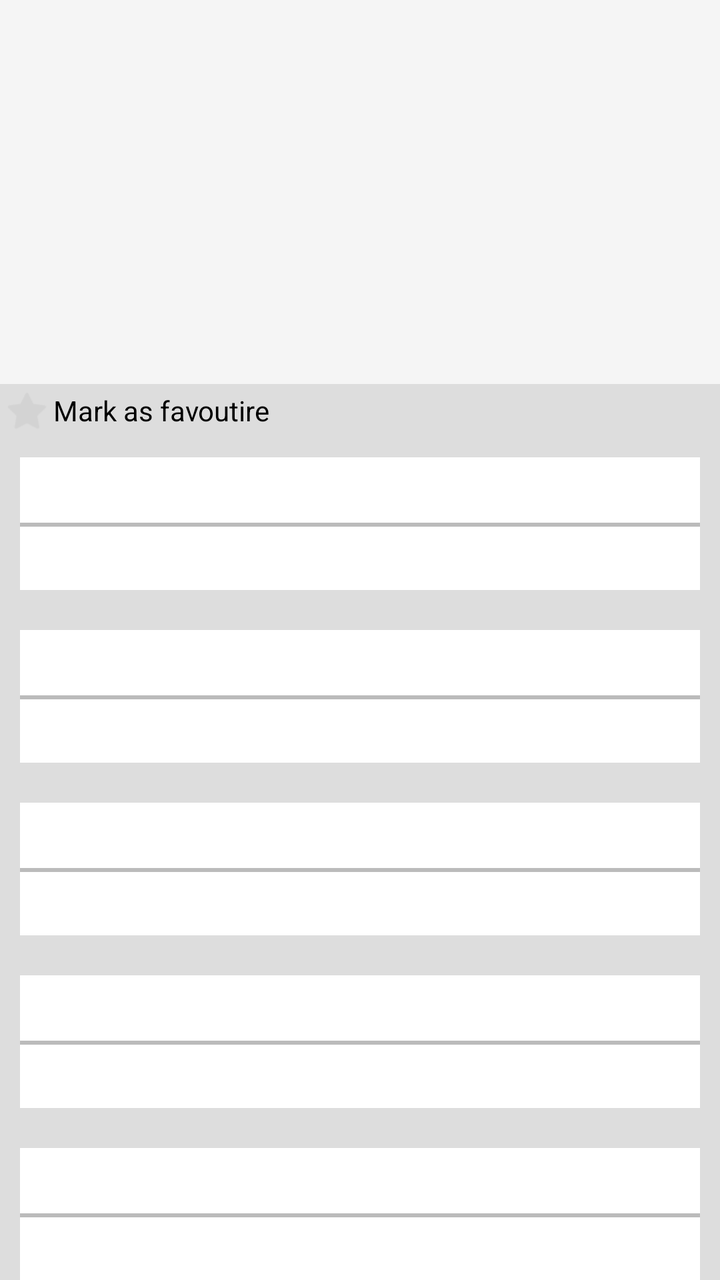
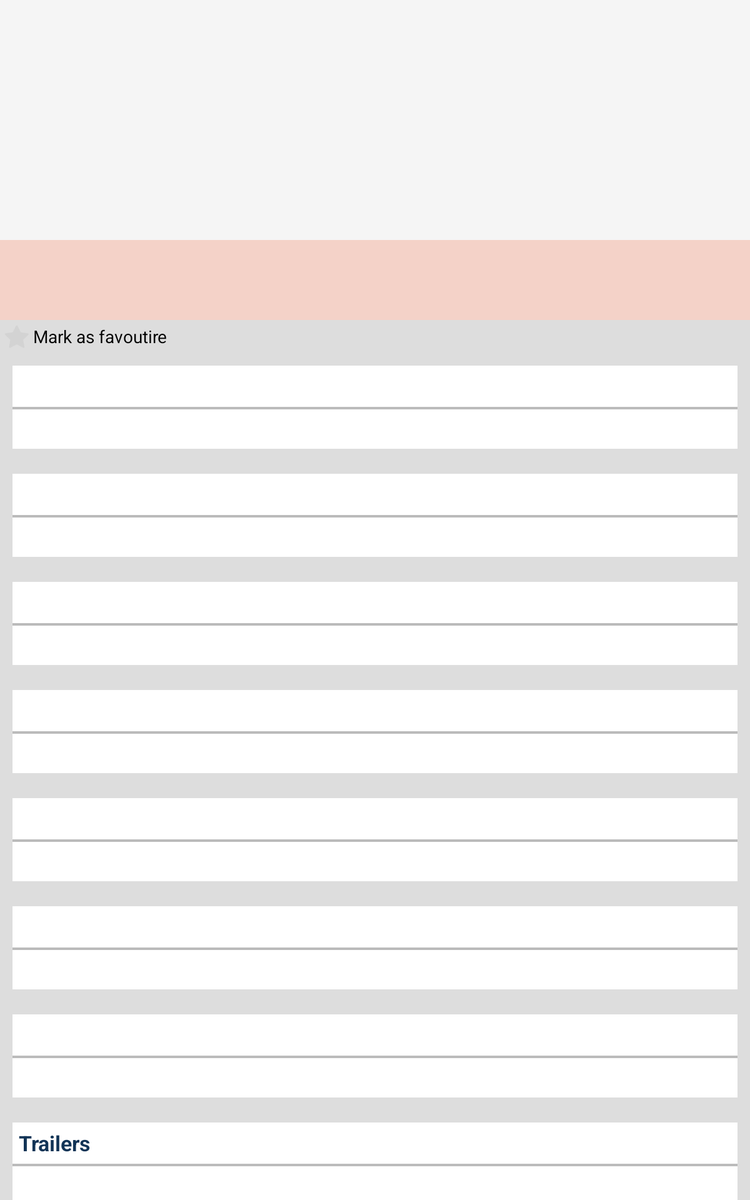

First picture: res/layout/ on a phone held upright. Second picture: the repository's own variant of that layout, on a device whose configuration matches the variant's folder. Source for both follows.
<!-- AndroidManifest.xml: application theme AppTheme -->
<!-- res/layout/fragment_details.xml -->
<android.support.design.widget.CoordinatorLayout xmlns:android="http://schemas.android.com/apk/res/android"
    xmlns:app="http://schemas.android.com/apk/res-auto"
    android:layout_width="match_parent"
    android:layout_height="match_parent"
    android:fitsSystemWindows="true">

    <android.support.design.widget.AppBarLayout
        android:id="@+id/appbar"
        android:layout_width="match_parent"
        android:layout_height="wrap_content"
        android:fitsSystemWindows="true"
        android:theme="@style/ThemeOverlay.AppCompat.Dark.ActionBar">

        <android.support.design.widget.CollapsingToolbarLayout
            android:id="@+id/collapsing_toolbar"
            android:layout_width="match_parent"
            android:layout_height="@dimen/collapse_toolbar_height"
            android:fitsSystemWindows="true"
            app:contentScrim="?attr/colorPrimary"
            app:expandedTitleMarginBottom="@dimen/expand_title_btm_margin"
            app:expandedTitleMarginEnd="@dimen/expand_title_end_margin"
            app:expandedTitleMarginStart="@dimen/expand_title_start_margin"
            app:layout_scrollFlags="scroll|exitUntilCollapsed">

            <ImageView
                android:id="@+id/header"
                android:layout_width="match_parent"
                android:layout_height="wrap_content"
                android:background="@drawable/no_poster"
                android:fitsSystemWindows="true"
                android:scaleType="fitXY"
                app:layout_collapseMode="parallax" />

            <android.support.v7.widget.Toolbar
                android:id="@+id/anim_toolbar"
                android:layout_width="match_parent"
                android:layout_height="?attr/actionBarSize"
                app:layout_collapseMode="pin"
                app:popupTheme="@style/ThemeOverlay.AppCompat.Light" />

        </android.support.design.widget.CollapsingToolbarLayout>

    </android.support.design.widget.AppBarLayout>

    <android.support.v4.widget.NestedScrollView
        android:layout_width="match_parent"
        android:layout_height="match_parent"
        android:background="@color/details_recycler_bg"
        app:layout_behavior="@string/appbar_scrolling_view_behavior">

        <LinearLayout
            android:layout_width="match_parent"
            android:layout_height="fill_parent"
            android:orientation="vertical">

            <CheckBox
                android:id="@+id/isFavoriteCheckBox"
                android:layout_width="wrap_content"
                android:layout_height="wrap_content"
                android:background="@null"
                android:button="@drawable/favorite_checkbox"
                android:text="@string/mark_as_favourite"
                android:checked="false" />

            <include
                android:id="@+id/release_date"
                layout="@layout/detail_recycler_item" />

            <include
                android:id="@+id/original_language"
                layout="@layout/detail_recycler_item" />

            <include
                android:id="@+id/overview"
                layout="@layout/detail_recycler_item" />

            <include
                android:id="@+id/average_rating"
                layout="@layout/detail_recycler_item" />

            <include
                android:id="@+id/popularity"
                layout="@layout/detail_recycler_item" />

            <include
                android:id="@+id/total_rating"
                layout="@layout/detail_recycler_item" />

            <include
                android:id="@+id/reviews"
                layout="@layout/detail_recycler_item" />

            <include
                android:id="@+id/trailers"
                layout="@layout/trailers_layout" />

        </LinearLayout>


    </android.support.v4.widget.NestedScrollView>


</android.support.design.widget.CoordinatorLayout>
<!-- res/layout/detail_recycler_item.xml (included above) -->
<?xml version="1.0" encoding="utf-8"?>
<LinearLayout xmlns:android="http://schemas.android.com/apk/res/android"
    android:layout_width="match_parent"
    android:layout_height="wrap_content"
    android:orientation="vertical"
    android:background="@color/card_header_margin_color"
    android:layout_margin="@dimen/card_margin">


    <TextView
        android:layout_width="match_parent"
        android:layout_height="wrap_content"
        android:id="@+id/title"
        android:textStyle="bold"
        android:textSize="@dimen/card_title_text_size"
        android:padding="@dimen/card_title_padding"
        android:background="@android:color/white"
        android:textColor="@color/card_title_text_color"
        android:layout_marginBottom="@dimen/card_title_margin_btm"
        android:layout_gravity="left" />

    <TextView
        android:id="@+id/data"
        android:layout_width="match_parent"
        android:layout_height="wrap_content"
        android:textSize="@dimen/card_data_text_size"
        android:textStyle="normal"
        android:textColor="@color/card_data_text_color"
        android:background="@android:color/white"
        android:padding="@dimen/card_title_padding" />
</LinearLayout>
<!-- res/layout/trailers_layout.xml (included above) -->
<?xml version="1.0" encoding="utf-8"?>
<LinearLayout xmlns:android="http://schemas.android.com/apk/res/android"
    android:layout_width="match_parent"
    android:layout_height="wrap_content"
    android:orientation="vertical"
    android:background="@color/card_header_margin_color"
    android:layout_margin="@dimen/card_margin">


    <TextView
        android:layout_width="match_parent"
        android:layout_height="wrap_content"
        android:id="@+id/title"
        android:textStyle="bold"
        android:textSize="@dimen/card_title_text_size"
        android:text="Trailers"
        android:padding="@dimen/card_title_padding"
        android:background="@android:color/white"
        android:textColor="@color/card_title_text_color"
        android:layout_marginBottom="@dimen/card_title_margin_btm"
        android:layout_gravity="left" />


    <TextView
        android:id="@+id/data"
        android:layout_width="match_parent"
        android:layout_height="wrap_content"
        android:textSize="@dimen/card_data_text_size"
        android:textStyle="normal"
        android:textColor="@color/card_data_text_color"
        android:background="@android:color/white"
        android:padding="@dimen/card_title_padding" />



</LinearLayout>
<!-- resources referenced by this layout -->
<resources>
  <color name="card_data_text_color">#1E88E5</color>
  <color name="card_header_margin_color">#bbbbbb</color>
  <color name="card_title_text_color">#123456</color>
  <color name="details_recycler_bg">#dddddd</color>
  <dimen name="card_data_text_size">16sp</dimen>
  <dimen name="card_margin">10dp</dimen>
  <dimen name="card_title_margin_btm">2dp</dimen>
  <dimen name="card_title_padding">5dp</dimen>
  <dimen name="card_title_text_size">17sp</dimen>
  <dimen name="collapse_toolbar_height">192dp</dimen>
  <dimen name="expand_title_btm_margin">32dp</dimen>
  <dimen name="expand_title_end_margin">64dp</dimen>
  <dimen name="expand_title_start_margin">48dp</dimen>
  <!-- drawable favorite_checkbox (drawable) -->
  <?xml version="1.0" encoding="utf-8"?>
  <selector  xmlns:android="http://schemas.android.com/apk/res/android">
      <item android:state_checked="false" android:drawable="@drawable/starinactive_searchresults" />
      <item android:state_checked="true" android:drawable="@drawable/staractive_searchresults" />
      <item android:drawable="@drawable/starinactive_searchresults" /> 
  </selector>
  <string name="mark_as_favourite">Mark as favoutire</string>
  <style name="AppTheme" parent="Theme.AppCompat.Light.NoActionBar">
          
      </style>
  <!-- drawable starinactive_searchresults: png bitmap (drawable-hdpi, 3272 bytes) -->
  <!-- drawable staractive_searchresults: png bitmap (drawable-hdpi, 3248 bytes) -->
</resources>
<!-- res/layout-sw600dp/fragment_details.xml (the author's variant of the layout above) -->
<!-- drawn on a 7-inch tablet held upright -->
<android.support.design.widget.CoordinatorLayout xmlns:android="http://schemas.android.com/apk/res/android"
    xmlns:app="http://schemas.android.com/apk/res-auto"
    android:layout_width="match_parent"
    android:layout_height="match_parent">

    <android.support.design.widget.AppBarLayout
        android:id="@+id/appbar"
        android:layout_width="match_parent"
        android:layout_height="wrap_content"
        android:theme="@style/ThemeOverlay.AppCompat.Dark.ActionBar">


        <android.support.design.widget.CollapsingToolbarLayout
            android:id="@+id/collapsing_toolbar"
            android:layout_width="match_parent"
            android:layout_height="@dimen/collapse_toolbar_height"
            app:contentScrim="?attr/colorPrimary"
            app:expandedTitleMarginBottom="@dimen/expand_title_btm_margin"
            app:expandedTitleMarginEnd="@dimen/expand_title_end_margin"
            app:expandedTitleMarginStart="@dimen/expand_title_start_margin"
            app:layout_scrollFlags="scroll|exitUntilCollapsed">

            <ImageView
                android:id="@+id/header"
                android:layout_width="match_parent"
                android:layout_height="wrap_content"
                android:background="@drawable/no_poster"
                android:scaleType="fitXY"
                app:layout_collapseMode="parallax" />


        </android.support.design.widget.CollapsingToolbarLayout>

        <TextView
            android:id="@+id/title"
            android:layout_width="match_parent"
            android:layout_height="?attr/actionBarSize"
            android:gravity="center"
            android:textColor="@color/toolbar_color"
            android:textAppearance="?android:textAppearanceLarge"
            android:background="@color/transp_toolbar_color"
            android:fontFamily="sans-serif-condensed"
            app:layout_collapseMode="parallax" />

    </android.support.design.widget.AppBarLayout>

    <android.support.v4.widget.NestedScrollView
        android:layout_width="match_parent"
        android:layout_height="match_parent"
        android:background="@color/details_recycler_bg"
        app:layout_behavior="@string/appbar_scrolling_view_behavior">

        <LinearLayout
            android:layout_width="match_parent"
            android:layout_height="fill_parent"
            android:orientation="vertical">

            <CheckBox
                android:id="@+id/isFavoriteCheckBox"
                android:layout_width="wrap_content"
                android:layout_height="wrap_content"
                android:background="@null"
                android:button="@drawable/favorite_checkbox"
                android:text="@string/mark_as_favourite"
                android:checked="false" />

            <include
                android:id="@+id/release_date"
                layout="@layout/detail_recycler_item" />

            <include
                android:id="@+id/original_language"
                layout="@layout/detail_recycler_item" />

            <include
                android:id="@+id/overview"
                layout="@layout/detail_recycler_item" />

            <include
                android:id="@+id/average_rating"
                layout="@layout/detail_recycler_item" />

            <include
                android:id="@+id/popularity"
                layout="@layout/detail_recycler_item" />

            <include
                android:id="@+id/total_rating"
                layout="@layout/detail_recycler_item" />

            <include
                android:id="@+id/reviews"
                layout="@layout/detail_recycler_item" />

            <include
                android:id="@+id/trailers"
                layout="@layout/trailers_layout" />


        </LinearLayout>


    </android.support.v4.widget.NestedScrollView>


</android.support.design.widget.CoordinatorLayout>
<!-- resources referenced by the variant -->
<!-- as a 7-inch tablet held upright resolves them -->
<resources>
  <color name="card_data_text_color">#1E88E5</color>
  <color name="card_header_margin_color">#bbbbbb</color>
  <color name="card_title_text_color">#123456</color>
  <color name="details_recycler_bg">#dddddd</color>
  <color name="toolbar_color">#FF5722</color>
  <color name="transp_toolbar_color">#32EE4611</color>
  <dimen name="card_data_text_size">16sp</dimen>
  <dimen name="card_margin">10dp</dimen>
  <dimen name="card_title_margin_btm">2dp</dimen>
  <dimen name="card_title_padding">5dp</dimen>
  <dimen name="card_title_text_size">17sp</dimen>
  <dimen name="collapse_toolbar_height">192dp</dimen>
  <dimen name="expand_title_btm_margin">32dp</dimen>
  <dimen name="expand_title_end_margin">64dp</dimen>
  <dimen name="expand_title_start_margin">48dp</dimen>
  <!-- drawable favorite_checkbox (drawable) -->
  <?xml version="1.0" encoding="utf-8"?>
  <selector  xmlns:android="http://schemas.android.com/apk/res/android">
      <item android:state_checked="false" android:drawable="@drawable/starinactive_searchresults" />
      <item android:state_checked="true" android:drawable="@drawable/staractive_searchresults" />
      <item android:drawable="@drawable/starinactive_searchresults" /> 
  </selector>
  <string name="mark_as_favourite">Mark as favoutire</string>
  <style name="AppTheme" parent="Theme.AppCompat.Light.NoActionBar">
          
      </style>
  <!-- drawable starinactive_searchresults: png bitmap (drawable-hdpi, 3272 bytes) -->
  <!-- drawable staractive_searchresults: png bitmap (drawable-hdpi, 3248 bytes) -->
</resources>
